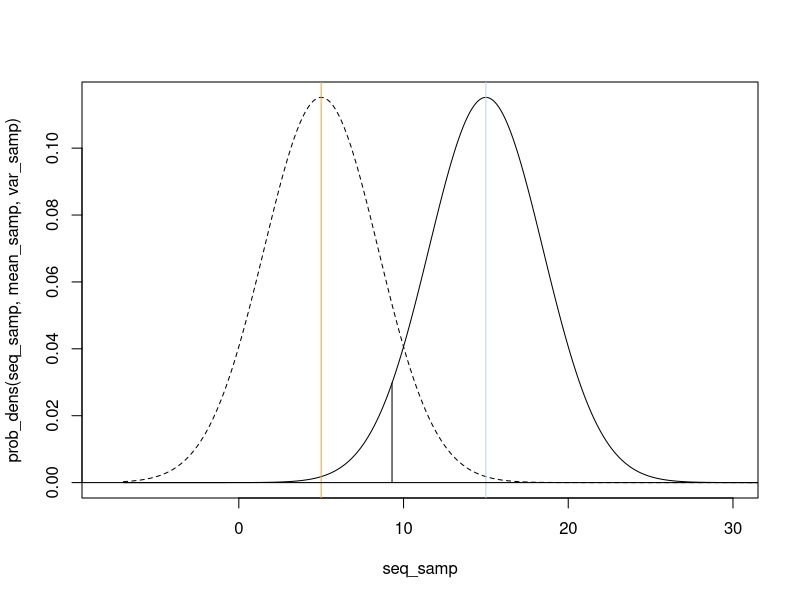
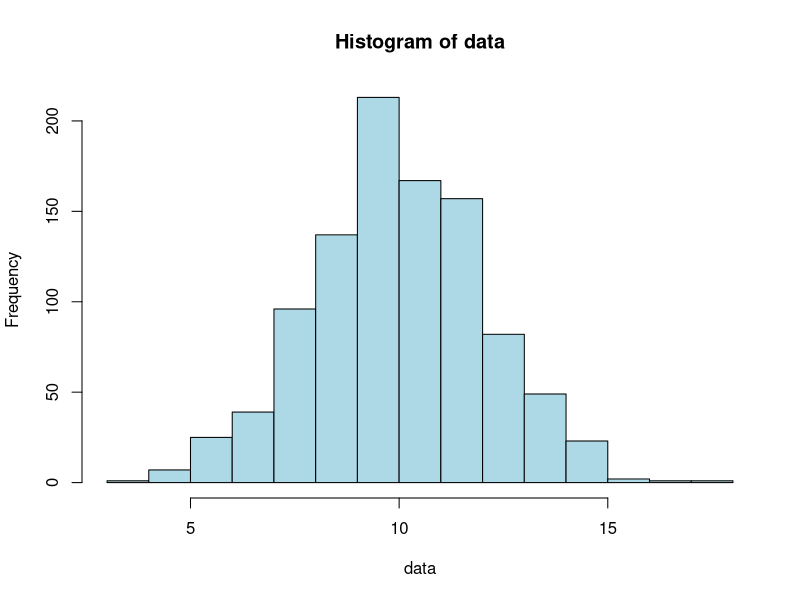
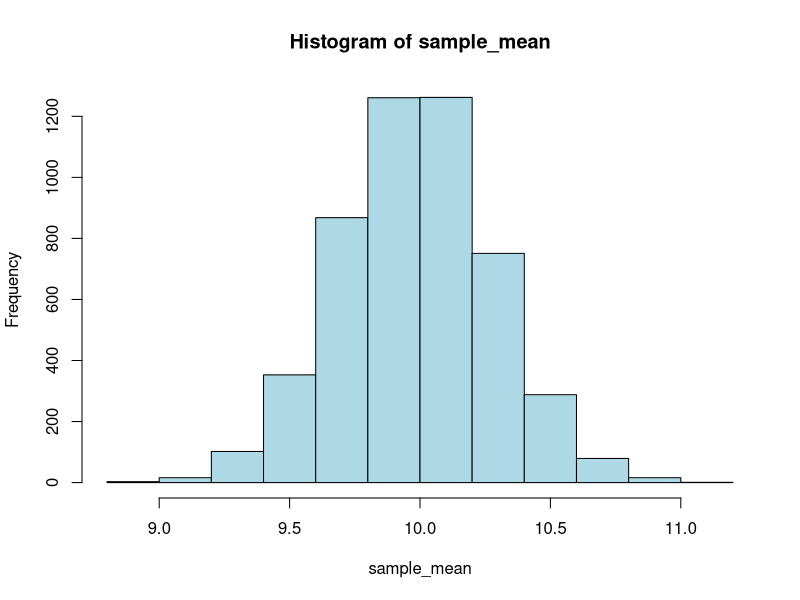
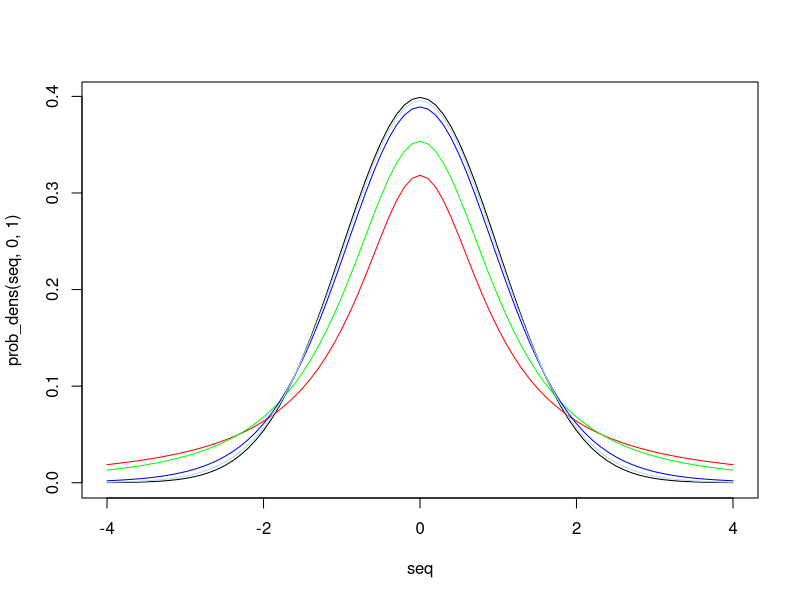
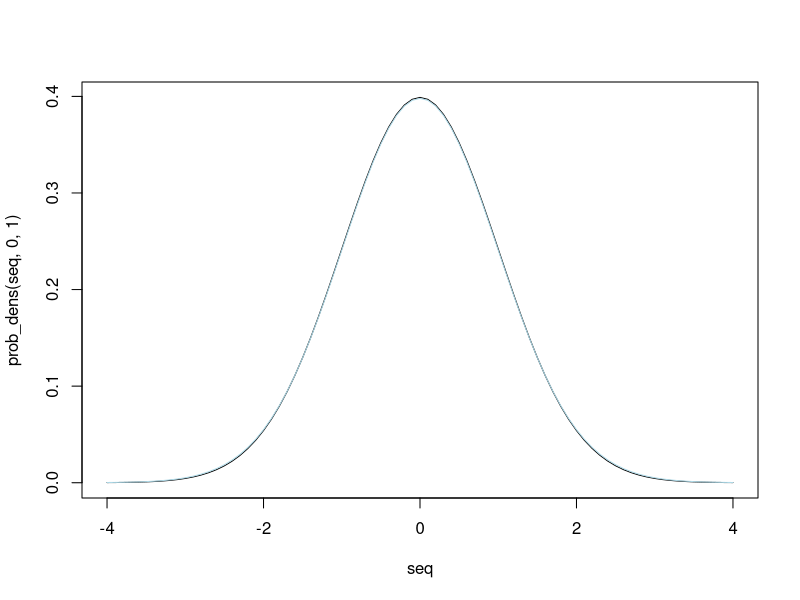
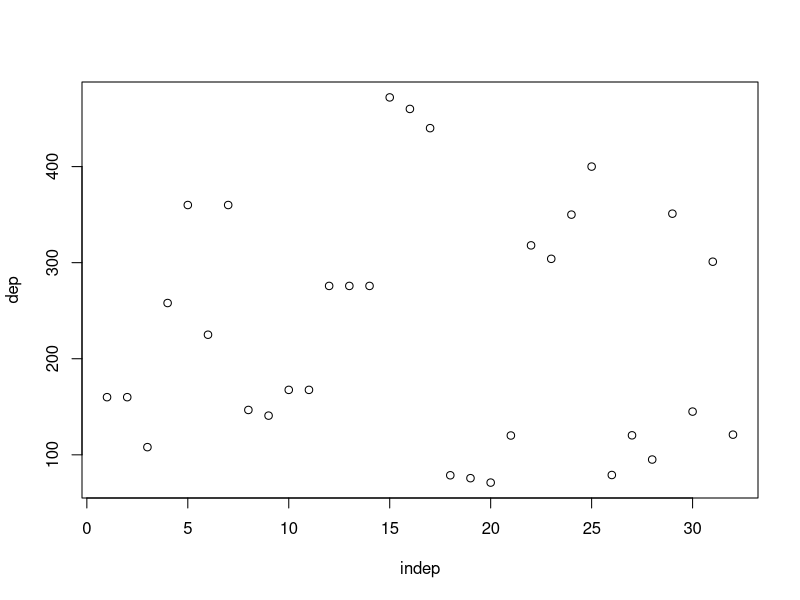
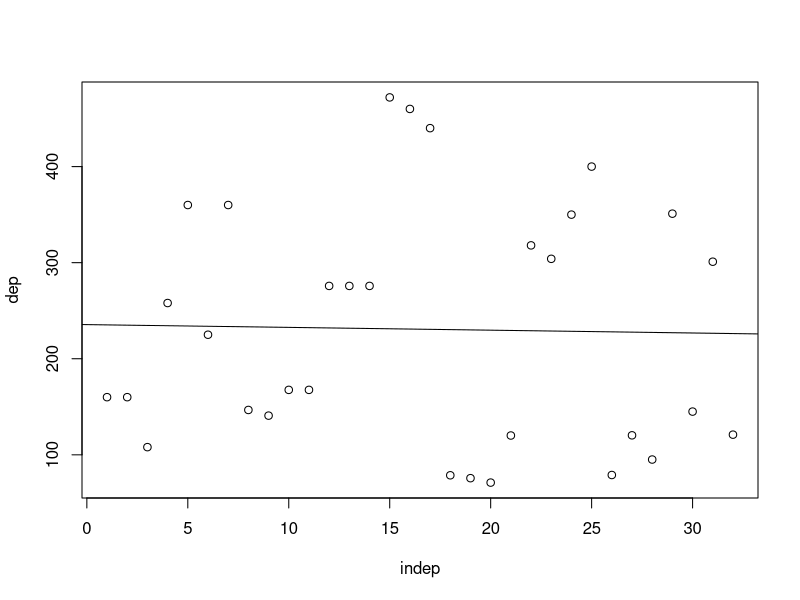
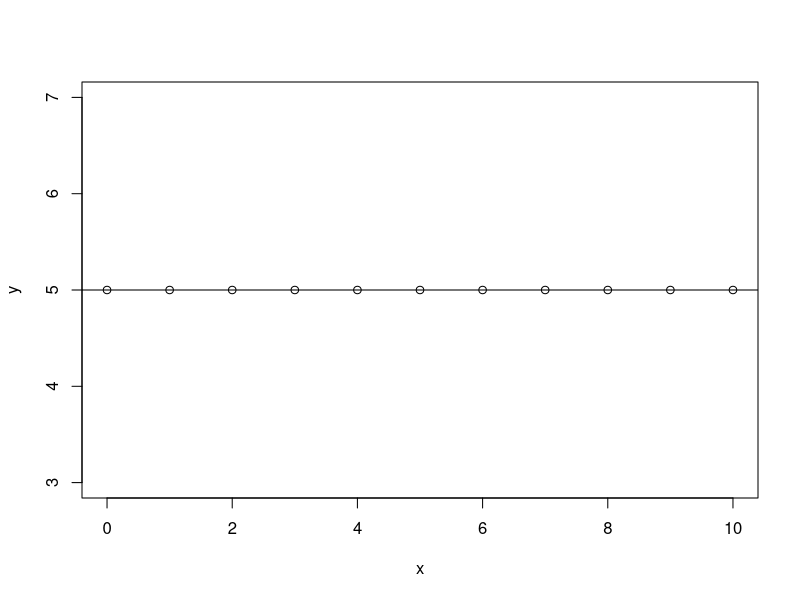

Write the R code that produced these figures, in order.
#############################################################
##---------------------------------------------------------##
##                Inferential Statistics V:                ##
##    Probabilistically Evaluating Statistical Models      ##
##         via the Z-Test / Gauß-Test and the T-Test       ## 
##            by Steffen Schwerdtfeger 01.2023             ##
##---------------------------------------------------------##
#############################################################



#######################################################
# 2 The Regular Z-Test / Gauß-Test  and its P-Value # 
#######################################################

# General formula for a probability density function (PDF).
# Insert mean = 0 and var = 1 to obtain the values for input x
# given a so-called standard normal distribution:
prob_dens = function(x,mean,var){
  fx = (1/sqrt(2*pi*var))*exp((-((x-mean)^2))/(2*var))
  return(fx)
} # End of Function

# Comparing distributions:
# We chose equal variance, so the form will be the same

# Sample:
mean_samp = 5
var_samp = 12

# Population:
mean_pop = 15
var_pop = 12 

# Plot:
seq_samp = seq(-7,40,by =.01)
plot(x = seq_samp, y = prob_dens(seq_samp,mean_samp,var_samp), type = "l", xlim=c(-8,30),lty =2)
seq_pop = seq(-7,40,by =.01)
lines(x = seq_pop,y = prob_dens(seq_pop,mean_pop,var_pop), type = "l")
abline(v=mean_pop,col="lightblue")
abline(v=mean_samp,col="orange")
abline(h=0) # line for x-axis at y = 0

# Quantile function for .05 of pop:
pop_threshold = qnorm(.05,mean=15,sd=sqrt(12))

# Add line to mark lower tail threshold of .05 (5%):
segments(x0=pop_threshold,x1=pop_threshold, y0 = 0, y1 = prob_dens(pop_threshold,mean_pop,var_pop))

# Comparison z-stat and effect size:
x=c(0:10)
y=c(0:10)*3
pop_mean = mean(y)
pop_sd = sum((y-mean(y))^2)/length(y)
sem_x = pop_sd/sqrt(length(x))
z_stat = (mean(x)-mean(y))/sem_x
effect_size = (mean(x)-mean(y))/pop_sd

# Same with n = 1
sem_x_2 = pop_sd/sqrt(1)
z_stat_2 = (mean(x)-mean(y))/sem_x_2
effect_size_2 = (mean(x)-mean(y))/pop_sd

# Check for equality of z_stat2 and effect_size_2:
all.equal(z_stat_2,effect_size_2)


##############################################
# 2.2 Standard Deviation/Error of the Mean #
##############################################

# Example for SEM:

# Our population:
x = c(rep(c(0:10),100))

# Population variance:
var = sum((x-mean(x))^2)/length(x)

# Evaluate SEM for several different sizes of n:
n_sample = 20
sem_20 = sqrt(var)/sqrt(n_sample) 
# [1] 0.7071068 

n_sample = 200
sem_200 = sqrt(var)/sqrt(n_sample) 
# [1] 0.2236068

n_sample = 1000
sem_1k = sqrt(var)/sqrt(n_sample) 
# [1] 0.1

n_sample = length(x) # = 1100
sem_N = sqrt(var)/sqrt(n_sample) 
# [1] 0.09534626

n_sample = 10000
sem_10k = sqrt(var)/sqrt(n_sample) 
# [1] 0.0003015113

sem_20 > sem_200 & sem_200 > sem_1k & sem_1k > sem_N & sem_N > sem_10k
# [1] TRUE


# Standard error of the mean including actual sampling:
# How the SEM becomes smaller, the more samples we take:

# First we will use the sample sd and later the population
# sd, which we will set to 2 below

set.seed(1) # for reproducability
data = rnorm(n = 1000, mean = 10, sd = 2)

# We can again plot our data as histogram
hist(data, col = "lightblue")

# Use a for loop to take 5000 random samples of size n = 50 each:
n_samp = 5000
sample_mean = c() # create empty vector

# The below function will also takes samples of length 50
# and then mean of that sample stores in our vector sample_mean.
# Running this loop will always result in different samples:
for (i in 1:n_samp){
  # Store mean of each sample with length 50:
  sample = sample(data, 50, replace=TRUE)
  sample_mean[i] = mean(sample)
} # End for i

# Look at the histogram of the sample_mean:
hist(sample_mean, col = "lightblue")

# Now we compare the SEM of the first 20 sample
# with the SEM of the first 250 sample. Recall
# the vector sample_n_50 contains 5000 means
# with a sample size of 50 each:
sample_mean
length(sample_mean) 
# [1] 5000


#### SEM of the first 20 samples:
samp_n20 = sample_mean[1:20]
length(samp_n20)
# [1] 20

# SEM_n20
SEM_n20 = sd(samp_n20)/sqrt(length(samp_n20))
# [1] 0.05782984


#### SEM of the first 250 samples:
samp_n250 = sample_mean[1:250]
length(samp_n250)
# [1] 250

# SEM_n20
SEM_n250 = sd(samp_n250)/sqrt(length(samp_n250))
# [1] 0.01723958


#### SEM of all 5000 samples:
SEM_n5000 = sd(sample_mean)/sqrt(length(sample_mean))
# [1] 0.003924541

# The numerical values will deviate, each time you run the
# loop, but it will always hold the logic of:
SEM_n20 > SEM_n250 & SEM_n250 > SEM_n5000
# [1] TRUE

# For a z-test we would have to use the population sd,
# which we set to be 2 in rnorm() function above. Given
# the sd we can again just simply adjust a size of n:
# pop_sd/sqrt(n):
2/sqrt(20) > 2/sqrt(250) & 2/sqrt(250) > 2/sqrt(10000) 
# [1] TRUE


###########################################################
# 3 Possible Hypotheses of the One- and Two-Sample Z-Test #
#               and their Respective P-Values             #
###########################################################

### Chat Noir One-Sample Z-test:

# We will compare sad cats with a population
# of cats ("all cats"):

# Happy cats like Lady Meow drink 10 cups of tea on average:
pop_cats = c(rep(seq(0,10, length(11)),10))

# Sad cat, which drank only 2 cups of tea in 10 hours:
sample_sad_cats = seq(0,2,length = 11)
# [1] 0.0 0.2 0.4 0.6 0.8 1.0 1.2 1.4 1.6 1.8 2.0


# Population var and sd:
var = sum((pop_cats-mean(pop_cats))^2)/length(pop_cats)
sd = sqrt(var)
# SEM:
sem = sd/sqrt(length(sample_sad_cats))

# Z-test:
z_stat = (mean(sample_sad_cats)-mean(pop_cats))/sem
# [1] -4.195235

# P-Value LOWER TAIL
p_val_low = pnorm(z_stat,mean = 0,sd = 1)
# [1] 1.362942e-05
p_val_low < .05
# [1] TRUE

# P-Value UPPER TAIL:
# The below is only theoretically the case and we
# have to pretend to have gotten a positive z-statistics.
# This spares us the time of creating another set of data.
# This time the below actually argues that sad cats drink 
# more tea than happy cats (we made thinks up, but just 
# you know):
p_val_upper = pnorm(abs(z_stat),mean = 0,sd = 1)
1-p_val_upper
# [1] 1.362942e-05
1-p_val_upper < .05
# [1] TRUE

# P-Value TWO-TAIL
p_val_two = 2*pnorm(z_stat,mean = 0,sd = 1)
# [1] 2.725883e-05
p_val_two < .05
# [1] TRUE


#### Chat Noir Independent Two-Sample Z-test:

# We will compare happy cats such as Lady Meow with 
# unfortunate cats that are evidently sad (inclusion 
# criteria will left out for now):

# Happy Cats:
sample_cats = c(0:10)
pop_cats = seq(0,10.5,length = 11)
pop_cats = c(rep(pop_cats,100))

# Sad cats, which drink only 1 cup of tea in 10 hours :'(
sample_sad_cats = seq(0,2.5,length = 11)
# [1] 0.00 0.25 0.50 0.75 1.00 1.25 1.50 1.75 2.00 2.25 2.50
pop_sad_cats = c(rep(seq(0,2.5,length = 11),100)) 


# SEM of each sample:
happy_var = sum((pop_cats-mean(pop_cats))^2)/length(pop_cats)
happy_pop_sd = sqrt(happy_var)
happy_sem = happy_pop_sd/length(sample_cats)

sad_var_pop = sum((pop_sad_cats-mean(pop_sad_cats))^2)/length(pop_sad_cats)
sad_pop_sd = sqrt(sad_var_pop)
sad_sem = sad_pop_sd/length(sample_sad_cats)

# z-Statistics:
z_statistics_num = (mean(sample_sad_cats)-mean(sample_cats))-(mean(pop_sad_cats)-mean(pop_cats))
z_statistics_denom = sad_sem + happy_sem
z_statistics = z_statistics_num/z_statistics_denom
# [1] -10.03415

# We can simplify the formula and will get the same results:
z_statistics_num = (mean(sample_sad_cats)-mean(sample_cats))
z_statistics_denom = sad_sem + happy_sem
z_statistics = z_statistics_num/z_statistics_denom
# [1] -10.03415  # == -10.034 sd's away from the pop. mean

# P-value:
pnorm(z_statistics)
# [1] 5.394214e-24

#### Chat Noir Dependent/Paired Two-Sample Z-test:

# Sad cats, which drink only 1 cup of tea in 10 hours :'(
# We can also consider this as timestep t_1:
sample_sad_cats = seq(0,2.5,length = 11)
# [1] 0.00 0.25 0.50 0.75 1.00 1.25 1.50 1.75 2.00 2.25 2.50

# Timestep t_2, i.e., after cat was on catnip:
sample_catnip = c(0:10)
# [1]  0  1  2  3  4  5  6  7  8  9 10

# Evaluate the difference between t_1 and t_2 via
# diff = t_2 - t_1
diff = sample_catnip-sample_sad_cats

# Set up data table:
data = cbind(sample_sad_cats, sample_catnip, diff)
data = as.data.frame(data) # in order to be able to use $

#       sample_sad_cats  sample_catnip diff
#  [1,]            0.00              0 0.00
#  [2,]            0.25              1 0.75
#  [3,]            0.50              2 1.50
#  [4,]            0.75              3 2.25
#  [5,]            1.00              4 3.00
#  [6,]            1.25              5 3.75
#  [7,]            1.50              6 4.50
#  [8,]            1.75              7 5.25
#  [9,]            2.00              8 6.00
# [10,]            2.25              9 6.75
# [11,]            2.50             10 7.50

# Caluclate the mean difference
mean_diff = sum(data$diff)/length(diff)
# Total sum of squared mean differences
sum_sq_diff = sum(((diff-mean_diff)^2))
# Standard error of the mean differences
sd_mean_diff = sqrt(sum_sq_diff/length(diff))/sqrt(length(diff))

# Z_value:
z_value = mean_diff/sd_mean_diff 

# Upper tail z-test, arguing that catnip has the effect that
# sad cats are drinking more tea than before again:
p_value = 1-pnorm(z_value)
# [1] 7.854725e-08


##########################
# 4 The Student's T-Test #
##########################

# PDF of a T-Distribution:
# df = n-1 # or 2 for two estimates/relations

t_distr = function(x,df){
  t_1 = gamma((df+1)/2)/(sqrt(df*pi)*gamma(df/2))
  t_2 = (1 + (x^2/df))^(-(df+1)/2)
  t_distr = t_1*t_2
  return(t_distr)
} # End of function

# Initialize Sequence: 
seq = seq(-4,4,by = .1)

# Plot standard normal and t-distribution
# with df = 1, df = 2, df = 10, df = 100:
plot(x=seq,y=prob_dens(seq,0,1), type ="l") 
lines(x=seq,y=t_distr(seq,1),col="red")    # df 1
lines(x=seq,y=t_distr(seq,2),col="green")  # df 2
lines(x=seq,y=t_distr(seq,10),col="blue")  # df 10
# Here you can see that given a df = 30 theh t-distribution
# gets very close to standard normal distribution, hence 
# the z-score is used, given n>30:
lines(x=seq,y=t_distr(seq,30),col="lightblue") # df 30

# Moving to df = 100 the light blue line will essentially overlap
# with the standard normal PDF
plot(x=seq,y=prob_dens(seq,0,1), type ="l")
lines(x=seq,y=t_distr(seq,100),col="lightblue") # df 100


######################################################
# 5.1 Hypothesis Test on the Slope and the Intercept #
#                of a Linear Model                   #
######################################################

# Next we are going to look at a data set where
# a linear relation is not significant. We will
# use the integrated data set "mtcars" for that.
# Let us ignore the meaning of the dependent and
# independent variable and just look at the plot
# that obviously shows no slope above 0:
data("mtcars")
dep = mtcars$disp
indep = c(1:length(dep))
plot(indep,dep)

# The p-value is 0.9047, suggesting no significant
# result, given a slope of -0.2913, a very low
# slope, barely different to 0:
compare = summary(lm(dep~indep))
#  Call:
#  lm(formula = dep ~ indep)

# Residuals:
#     Min      1Q  Median      3Q     Max 
# -158.60 -105.75  -36.75   97.03  240.84 

# Coefficients:
#              Estimate Std. Error t value Pr(>|t|)    
#  (Intercept) 235.5282    45.5971   5.165 1.46e-05 ***
#  indep        -0.2913     2.4116  -0.121    0.905    
# ---
#   Signif. codes:  0 ‘***’ 0.001 ‘**’ 0.01 ‘*’ 0.05 ‘.’ 0.1 ‘ ’ 1

# Residual standard error: 126 on 30 degrees of freedom
# Multiple R-squared:  0.0004861,	Adjusted R-squared:  -0.03283 
# F-statistic: 0.01459 on 1 and 30 DF,  p-value: 0.9047


# For more detailed numbers look at:
compare$coefficients
#               Estimate Std. Error    t value     Pr(>|t|)
# (Intercept) 235.528226  45.597118  5.1654192 1.460149e-05
# indep        -0.291294   2.411567 -0.1207903 9.046625e-01

# Our optimal linear model:
beta  =  cov(indep,dep)/var(indep)
# [1] -0.291294
alpha =  mean(dep)-beta*mean(indep)
# [1] 235.5282
fx = alpha+beta*indep

# Plot model:
plot(indep,dep)
abline(a=alpha,b=beta)


#########################
# 7.1 Testing the slope #
#########################

# Sum of square residuals:
SumR2     = sum((dep-fx)^2)
# [1] 475953.3
SumR2_alt = sum(as.numeric(residuals(lm(dep~indep))^2))
SumR2_alt2 = sum((dep-mean(dep))^2) - beta*sum((dep-mean(dep))*(indep-mean(indep)))

all.equal(SumR2,SumR2_alt,SumR2_alt2)
# [1] TRUE

# Residual SE:
residual_standard_error = sqrt(SumR2/(length(indep)-2)) 
# [1] 125.9568
compare
# => Residual standard error: 126
# summary(lm(y~x)) rounds the value in the output,
# but since we will get to equivalent results we can
# savely assume that the output value is just rounded.

# Standard error of the slope for t-distribution:
se_denom = sqrt(sum((indep - mean(indep))^2))
se_slope_t = residual_standard_error/se_denom

# t-value:
t_value = beta/se_slope_t 
# [1] -0.1207903

# p-value for two-tail == to standard output of summary(lm(y~x)):
2*integrate(t_distr, df = length(indep)-2, lower = -Inf, upper = t_value)$value
# [1] 0.9046625
# Alternative via basic R function pt():
2*pt(t_value, df = length(indep)-2) 
# [1] 0.9046625

# t-value and p-value is equivalent with the output of
# summary(lm(y~x)):
compare$coefficients
#               Estimate Std. Error    t value     Pr(>|t|)
# (Intercept) 235.528226  45.597118  5.1654192 1.460149e-05
# indep        -0.291294   2.411567 -0.1207903 9.046625e-01


#############################
# 7.2 Testing the intercept #
#############################

# Example of a model with slope of zero:
x = c(0:10)
y = rep(5,11)
plot(x,y)
abline(h=5)

# Standard error of the intercept:
SE_a = sqrt(SumR2/(length(indep)-2))*sqrt((1/length(indep))+((mean(indep)^2)/sum((indep-mean(indep))^2)))
# [1] 45.59712

# t-value intercept:
t_value = alpha/SE_a
# [1] 5.165419

# p-value intercept:
2*(1-(integrate(t_distr, df = length(indep)-2, lower = -Inf, upper = t_value)$value))
2*(1-pt(t_value,df = length(indep)-2))
# [1] 1.460149e-05


###################################################
# 6 Update on our linear_least_squares() Function #
###################################################

# Updated linear least squares function:
# Go-go-gadgeto linear_least_square!!!!

linear_least_square = function(indep,dep){ # Start of function
  
  # Evaluating coefficients for and optimal linear model
  # given a set of dependent and independent variables:
  beta  =  cov(indep,dep)/var(indep)
  alpha =  mean(dep)-beta*mean(indep)
  fx = alpha+beta*indep
  
  # Sum of Squared Errors/Residuals:
  SumR2     = sum((dep-fx)^2)
  
  # Residual Standard Error/Deviation:
  residual_standard_error = sqrt(SumR2/(length(indep)-2)) 
  
  # Standard error of the slope for t-distribution:
  se_denom = sqrt(sum((indep - mean(indep))^2))
  se_slope_t = residual_standard_error/se_denom
  
  # Standard error of the incercept for t-distribution:
  se_a = sqrt(SumR2/(length(indep)-2))*sqrt((1/length(indep))+((mean(indep)^2)/sum((indep-mean(indep))^2)))
  
  # t-value of the slope:
  t_value_b = beta/(se_slope_t+exp(-32)) 
  
  # t-value of the intercept:
  t_value_a = alpha/(se_a+exp(-32))
  
  ### p-value of the slope via integrating the PDF of a t-distribution
  # up to the t-value calculated above:
  t_distr = function(x,df){
    t_1 = gamma((df+1)/2)/(sqrt(df*pi)*gamma(df/2))
    t_2 = (1 + (x^2/df))^(-(df+1)/2)
    t_distr = t_1*t_2
    return(t_distr)
  } # End of function
  
  # Two-Tail P(t=T|H_0):
  p_b_2t = 2*integrate(t_distr, df = length(indep)-2, lower = -Inf, upper = t_value_b)$value
  
  ### p-value of the intercept:
  
  # Two-Tail P(t=T|H_0):
  p_a_2t = 2*(1-(integrate(t_distr, df = length(indep)-2, lower = -Inf, upper = t_value_a)$value))
  
  # Results for two tail
  Results_a = c(round(alpha,4), round(se_a,4), round(t_value_a,4), p_a_2t)
  Results_b = c(round(beta,4), round(se_slope_t,4), round(t_value_b,4), p_b_2t)
  Res_data = as.data.frame(rbind(Results_a,Results_b))
  colnames(Res_data) = c("Estimate","Std. Error","t value","Pr(>|t|)")
  rownames(Res_data) = c("Intercept", "Reg. coeff.")
  
  # Nice output using cat() function:
  cat(" Linear least square method in R","\n","\n",
      "Independent variable:", "\t", deparse(substitute(indep)),"\n", 
      "Dependent   variable:", "\t", deparse(substitute(dep)),"\n","\n",
      "alpha", "\t",alpha,"\n",
      "beta","\t",beta, "\t","SumR2", "\t", SumR2, "\n","\n")
  print(Res_data)
  cat("\n","Residual Standard Error:",round(residual_standard_error),"on",
      (length(indep)-2), "degrees of freedom","\n","\n") 
  
  # Let us also plot our results:
  # We will also use deparse(substitute(x)) for the 
  # labels of our plot axes.
  plot(x=indep,y=dep, ylab = deparse(substitute(dep)),       
       xlab = deparse(substitute(indep)))
  abline(a=alpha, b=beta, col = "darkblue")
} # End of function

# Test:
linear_least_square(indep, dep)

# Linear least square method in R 
# 
# Independent variable: 	 indep 
# Dependent   variable: 	 dep 
#
# alpha 	 235.5282 
# beta 	 -0.291294 	 SumR2 	 475953.3 
#
#             Estimate Std. Error t value     Pr(>|t|)
# Intercept   235.5282    45.5971  5.1654 1.460149e-05
# Reg. coeff.  -0.2913     2.4116 -0.1208 9.046625e-01
#
# Residual Standard Error: 126 on 30 degrees of freedom 

